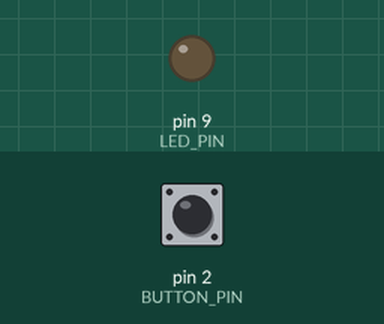
A sketch run on a simulated Arduino Uno, built with avr-gcc and run on an emulated ATmega328P. Shown: output pins drawn as LEDs (lit = HIGH). Inputs (shaded band) come from the test bench; at power-on: pin 2 (BUTTON_PIN) LOW.

Above: at 1.2 s.
1.3 s: pin 2 (BUTTON_PIN) pulled HIGH for 0.15 s
At 2.3 s:
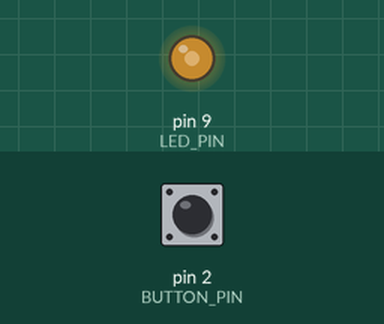
2.9 s: pin 2 (BUTTON_PIN) pulled HIGH for 1 s
At 3.5 s:
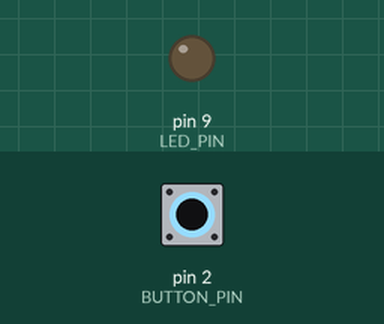
5.4 s: pin 2 (BUTTON_PIN) pulled HIGH for 3.2 s
At 6.6 s:
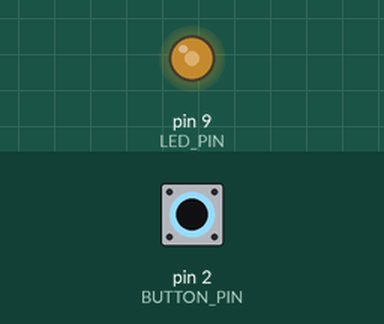
Timing chart, 0 to 8.4 s (numbered marks = the images above; inputs shaded):
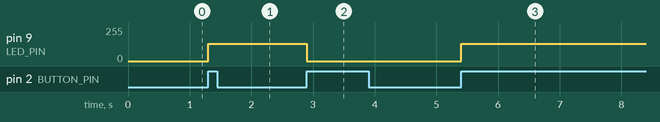

Measured:
- after the input at 1.3 s, pin 9 (LED_PIN): 0/255 → 128/255 at once
- after the input at 2.9 s, pin 9 (LED_PIN): 128/255 → 0/255 at once
- after the input at 5.4 s, pin 9 (LED_PIN): 0/255 → 128/255 at once

The sketch:

stage2-pwm-toggle.ino
```cpp
const int BUTTON_PIN = 2;
const int LED_PIN    = 9;
const int DEFAULT_BRIGHTNESS = 128;  // Named constant for default brightness

void setup()
{
  Serial.begin(9600);
  pinMode(BUTTON_PIN, INPUT);
  pinMode(LED_PIN, OUTPUT);
}

void loop()
{
  static int lastButtonState = LOW;
  static bool lightIsOn = false;
  static unsigned long lastChangeTime = 0;
  static int brightness = DEFAULT_BRIGHTNESS; // Persists between loop iterations

  int currentButtonState = digitalRead(BUTTON_PIN);

  if (currentButtonState != lastButtonState) {
    if (millis() - lastChangeTime > 50) {   // enough time elapsed?
      if (currentButtonState == HIGH) {
        lightIsOn = !lightIsOn;
      }
      lastChangeTime = millis();
    }
    lastButtonState = currentButtonState;
  }

  // Uses the brightness variable dynamically instead of a hardcoded literal
  analogWrite(LED_PIN, lightIsOn ? brightness : 0);
}
```
